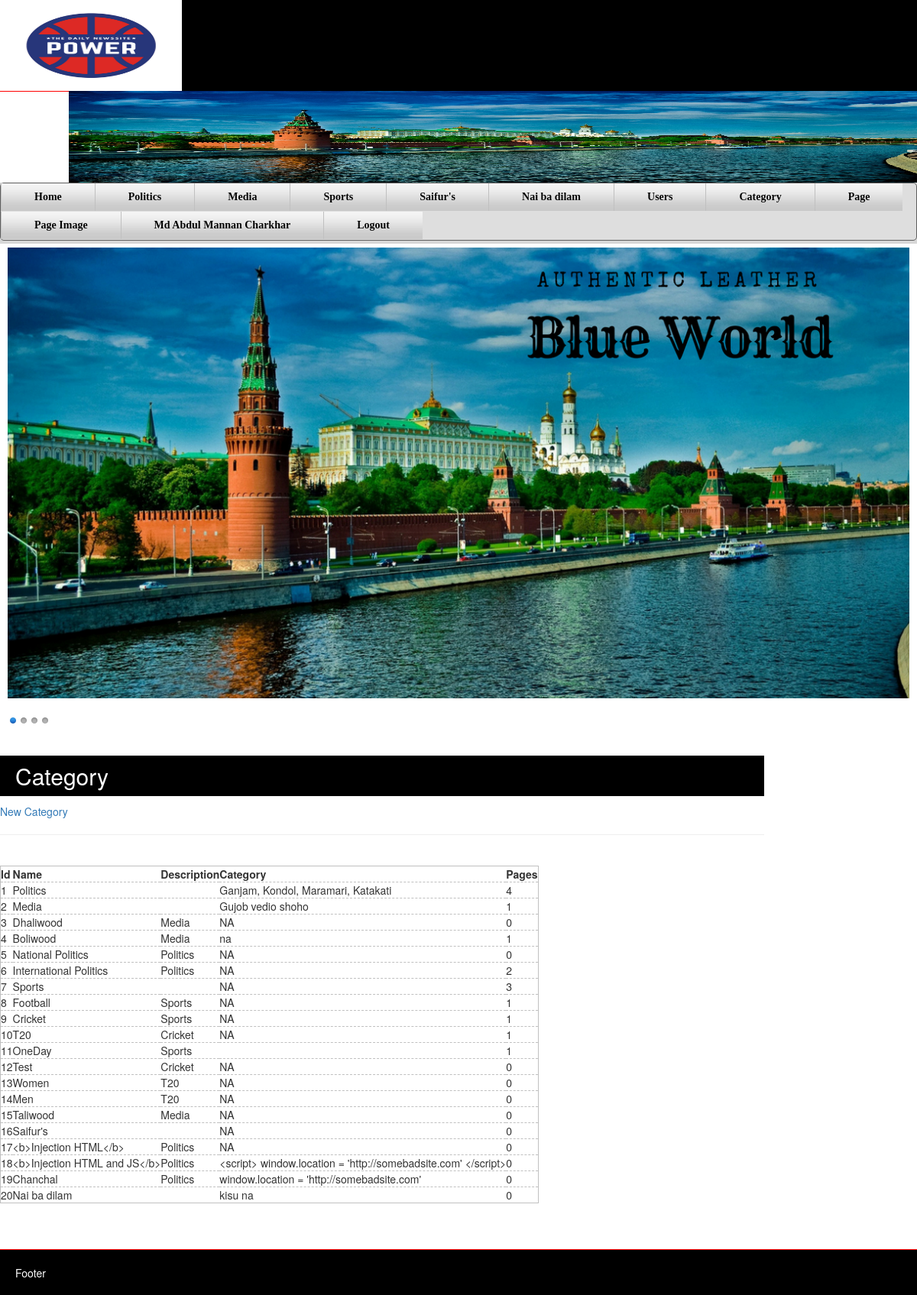
The app's page /?p=category (signed in) with its own data.
### tables this page shows
CREATE TABLE `category` (
  `id` int(11) NOT NULL,
  `name` varchar(200) NOT NULL,
  `description` varchar(2000) NOT NULL,
  `categoryId` int(11) NOT NULL
);

### admin/category.php (the view)
<a href="?p=category_new">New Category</a><br><hr><br>
<?php
$sql = "select c1.id, c1.name, c1.description, c2.name category
from category c1 left join category c2 on c1.categoryId = c2.id";
$table = mysqli_query($cn, $sql);
print "<table class=\"table-responsive\">";
print "<tr><th>Id</th><th>Name</th><th>Description</th><th>Category</th><th>Pages</th></tr>";
while($row = mysqli_fetch_assoc($table))
{
	print "<tr>";
	print "<td>".$row["id"]."</td>";
	print "<td>".htmlentities($row["name"])."</td>";
	print "<td>".htmlentities($row["category"])."</td>";
	print '<td>'.htmlentities($row["description"]).'</td>';
	print "<td>".findCount($row["id"])."</td>";
	print "</tr>";
}
print "</table>";
function findCount($pid)
{
	global $cn;
	$a[] = $pid;
	countChild($pid, $a);
	$sql = "select count(id) as count from pages where categoryId in(".implode(", ", $a).")";
	$table = mysqli_query($cn, $sql);
	while($row = mysqli_fetch_assoc($table))
	{
		return $row["count"];
	}
}
function countChild($pid, &$a)
{
	global $cn;
	$sql = "select id from category where categoryId = ".$pid;
	$table = mysqli_query($cn, $sql);
	while($row = mysqli_fetch_assoc($table))
	{
		$a[] = $row["id"];
		countChild($row["id"], $a);
	}
}
?>

### index.php (shortened to what this page needs)
<!doctype html>
<html>
<head>
<link rel="stylesheet" href="css/myStyle.css"/>
<link rel="stylesheet" href="css/style.css"/>
<link rel="stylesheet" href="css/bootstrap.min.css"/>
<link href="css/nivo-slider.css" rel="stylesheet" type="text/css"/>
<link href="css/bar/bar.css" rel="stylesheet" type="text/css"/>
<link href="css/dark/dark.css" rel="stylesheet" type="text/css"/>
<link href="css/default/default.css" rel="stylesheet" type="text/css"/>
<link href="css/light/light.css" rel="stylesheet" type="text/css"/>
</head>
<body>
<div class="header">
	<div class="logo">
    	<img src="images/power.png" alt="logo">
    </div>
    <div class="header1">
    	<img src="images/header.jpg" alt="logo">
    </div>
</div>
<div class="main">
	<div class="menu">
		<?php include('component/menu.php'); ?>
	</div>
	<br>
	<div class="fix slider-wrapper theme-light">
				<div id="slider" class="nivoSlider">
				</div>
	</div>
</div>
<div class="content">
		<?php
		include('component/controller.php');
		?>
</div>
<div class="footer">
	Footer
</div>
</body>
</html>

### component/menu.php (shortened to what this page needs)
<ul id="css3menu1" class="topmenu">
	<li><a href="?c=home">Home</a></li>
<?php
$cn = mysqli_connect("localhost", "root", "", "edbcms");
$sql = "select id, name from category where categoryId = 0";
$table = mysqli_query($cn, $sql);
while($row = mysqli_fetch_assoc($table))
{
	print "<li>";
	print "<a href=\"?c=article&ctg=".$row["id"]."\">".$row["name"]."</a>";
	findChild($row["id"]);
	print "</li>";
}
function findChild($pid)
{
	$cn = mysqli_connect("localhost", "root", "", "edbcms");
	$sql = "select id, name from category where categoryId = ".$pid;
	$table = mysqli_query($cn, $sql);
	while($row = mysqli_fetch_assoc($table))
	{
		findChild($row["id"]);
	}
}
	if(isset($_SESSION['type']))
	{
		print '<li><a href="?p=users">Users</a></li>
		<li><a href="?p=category">Category</a></li>
<li><a href="?p=page">Page</a></li>
<li><a href="?p=news_images">Page Image</a></li>
<li><a href="?p=myaccount">'.$_SESSION['name'].'</a></li>
<li><a href="?c=logout">Logout</a></li>';
	}
	else{
		print '<li>
<li><a href="?c=register">Register</a></li>
<li><a href="?c=login">Login</a></li>';
	}
?>
</ul>

### component/controller.php (shortened to what this page needs)
<?php
if(isset($_GET['p']))
{
	if(isset($_SESSION['type']))
	{
			if(file_exists("admin/".$_GET['p'].".php"))
			{
			print '<h2 class="title">'.ucwords(str_replace("_", " ", $_GET['p'])).'</h2>';
			include("admin/".$_GET['p'].".php");
			}
			else{
				print "<h2 class=\"title\">Warning</h2>";
				include("warning.php");
			}
	}
	else{
		print '<h2 class="title">'.ucwords(str_replace("_", " ", $_GET['p'])).'</h2>';
			include("client/login.php");
	}
}
?>

### css/myStyle.css (style rules this page uses)
* { padding: 0px; margin: 0 auto; }
body { font-family: Cambria, Hoefler Text, Liberation Serif, Times, Times New Roman, serif; background: rgba(0,0,0,0.79); }
.title { display: block; background: black; color:white; padding: 10px; padding-left: 20px; }
.header { height: 120px; border-bottom: thin red solid; background: black; color: white; }
.logo img { width:238px; height: 119px; float: left; }
.header1 img { width:1110px; height: 120px; float: right; }
.main { width: 100%; min-height: auto; height: auto; overflow: hidden; }
.menu { width: 100%; text-align: right; background: #D7D7D7; float: right; margin-bottom: 5px; }
.menu a { display: block; margin-bottom: 1px; padding: 5px; text-align: left; background: rgba(199,88,90,0.55); text-decoration: none; color: white; font-weight: bold; }
table { float: left; min-width: 600px; border: thin solid silver; }
td, th { padding: 5px; border-bottom: dashed silver thin; text-align: left; }
.content { width: 1000px; background: white; float: left; min-height: 300px; height: auto; overflow: hidden; padding-bottom: 120px; }
.footer { height: 60px; padding: 20px; color: white; background: black; border-top: red solid thin; position: fixed; left:0px; right: 0px; bottom: 0px; }
#slider { margin-bottom:25px;overflow: hidden; }

### css/style.css (style rules this page uses)
ul#css3menu1,ul#css3menu1 ul { margin:0;list-style:none;padding:0;background-color:#dedede;border-width:1px;border-style:solid;border-color:#5f5f5f;-moz-border-radius:5px;-webkit-border-radius:5px;border-radius:5px; }
ul#css3menu1 li { position:relative;display:block;white-space:nowrap;font-size:0;float:left; }
ul#css3menu1 { font-size:0;z-index:999;position:relative;display:inline-block;zoom:1;padding:0; *display:inline; }
ul#css3menu1>li { margin:0; }
ul#css3menu1 a { display:block;vertical-align:middle;text-align:left;text-decoration:none;font:bold 14px Trebuchet MS;color:#000;text-shadow:#FFF 0 0 1px;cursor:pointer;padding:10px 43px;background-color:#444444;background-image:url("mainbk.png");background-repeat:repeat;background-position:0 0;border-width:0 0 0 1px;border-style:solid;border-color:#C0C0C0; }

### css/nivo-slider.css (style rules this page uses)
.nivoSlider { position:relative; width:100%; height:auto; overflow: hidden; }

### css/light/light.css (style rules this page uses)
.theme-light.slider-wrapper { background: #fff; padding: 10px; }
.theme-light .nivoSlider { position:relative; background:#fff url(loading.gif) no-repeat 50% 50%; margin-bottom:10px; overflow: visible; }

### records on screen
category: name "Politics", id "1", description "Ganjam, Kondol, Maramari, Katakati", id "4"
category: name "Media", id "2", description "Gujob vedio shoho", id "1"
category: name "Sports", id "7", description "NA", id "3"
category: name "Saifur's", id "16", description "NA", id "0"
category: name "Nai ba dilam", id "20", description "kisu na", id "0"
category: id "3", name "Dhaliwood", category.name "Media", description "NA", id "0"
category: id "4", name "Boliwood", category.name "Media", description "na", id "1"
category: id "5", name "National Politics", category.name "Politics", description "NA", id "0"
category: id "6", name "International Politics", category.name "Politics", description "NA", id "2"
category: id "8", name "Football", category.name "Sports", description "NA", id "1"
category: id "9", name "Cricket", category.name "Sports", description "NA", id "1"
category: id "10", name "T20", category.name "Cricket", description "NA", id "1"
category: id "11", name "OneDay", category.name "Sports", id "1"
category: id "12", name "Test", category.name "Cricket", description "NA", id "0"
category: id "13", name "Women", category.name "T20", description "NA", id "0"
category: id "14", name "Men", category.name "T20", description "NA", id "0"
category: id "15", name "Taliwood", category.name "Media", description "NA", id "0"
category: id "17", name "<b>Injection HTML</b>", category.name "Politics", description "NA", id "0"
category: id "18", name "<b>Injection HTML and JS</b>", category.name "Politics", description "<script> window.location = 'http://somebadsite.com' </script>", id "0"
category: id "19", name "Chanchal", category.name "Politics", description "window.location = 'http://somebadsite.com'", id "0"

### other values on screen
$_SESSION['name'] "Md Abdul Mannan Charkhar"
str_replace("_", " ", $_GET['p']) "Category"
